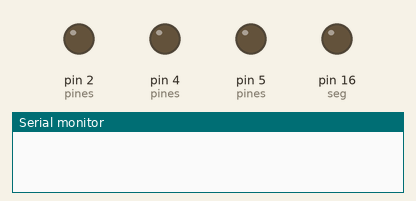
Simulated run of this sketch. Board: Arduino Uno, built with avr-gcc and run on an emulated ATmega328P. Parts: output pins drawn as LEDs (lit = HIGH), the last lines printed to the serial monitor. Pins used as bus, display or sensor lines are not drawn.

Above: at 1.0 s.
At 2.5 s:
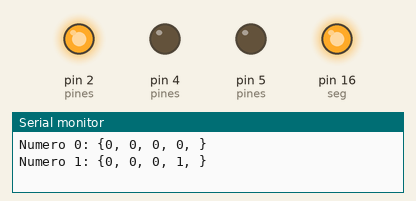
At 5.5 s:
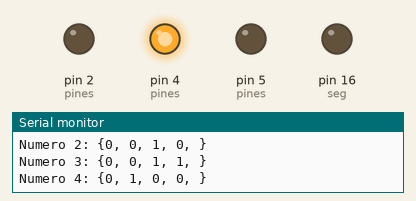
At 8.5 s:
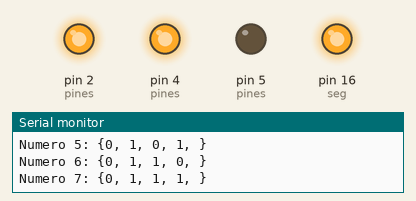
At 9.5 s:
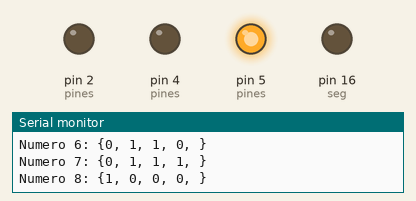
At 10.5 s:
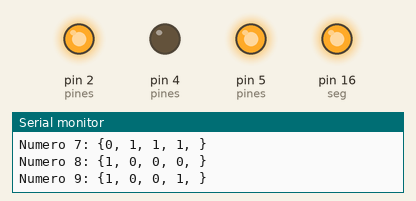
Timing chart, 0 to 13.0 s (numbered marks = the images above):
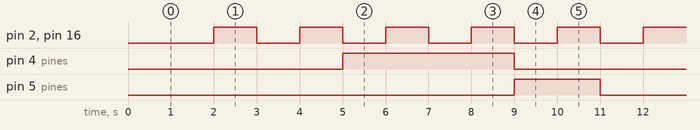

The sketch:

sketch.ino
```cpp
/* Proyecto para el scape room de captacion
 * First Approach: Temporizador en 7 segmentos
 *                 NodeMCU 1.0 v2 con display 7 segmentos CA
*/

#define a 2//D4
#define b 0//D3
#define c 4//D2
#define d 5//D1
#define seg 16 //D0

#define INTERVAL 1000

const int pines[] = {d, c, b, a};
//const bool common = true; // True = CA | False = CC
const int bcd[][4] = {
    {0,0,0,0}, //0
    {0,0,0,1}, //1
    {0,0,1,0}, //2
    {0,0,1,1}, //3
    {0,1,0,0}, //4
    {0,1,0,1}, //5
    {0,1,1,0}, //6
    {0,1,1,1}, //7
    {1,0,0,0}, //8
    {1,0,0,1}  //9
  };

void setup() {
  Serial.begin(115200);
  for(int i = 0; i < (sizeof(pines)/sizeof(pines[0])) ; i++){
    pinMode(pines[i], OUTPUT);
    }
  pinMode(seg ,OUTPUT);
}

void loop() {
  unsigned static long previousMillis = 0;    // will store last time DHT was updated
  unsigned long currentMillis = millis();

  //Segundero
  if (currentMillis - previousMillis >= INTERVAL) {
    // save the last time you updated the flag values
    previousMillis = currentMillis;
    segundero();
  }
}

void segundero(){
  static int num = 0;

  // blink segundero
  static bool LEDstate = 0;
  digitalWrite(seg, LEDstate);
  LEDstate = !LEDstate;

  Serial.print("Numero " + String(num) + ": {");
  for (int pin=0 ; pin < (sizeof(pines)/sizeof(pines[0])) ; pin++){
    digitalWrite(pines[pin], bcd[num][pin]);
    Serial.print(String(bcd[num][pin]) + ", ");
    }
  Serial.println("}");

  num++;
  if(num>9) num=0;
  //Serial.println("blink_segundero() " + String(num));
  }
```

Measured:
- by itself, pin 2 (pines), pin 16 (seg): alternates HIGH for 1.0 s and LOW for 1.0 s
- by itself, pin 4 (pines): alternates HIGH for 4.0 s and LOW for 6.0 s
- by itself, pin 5 (pines): alternates HIGH for 2.0 s and LOW for 8.0 s
